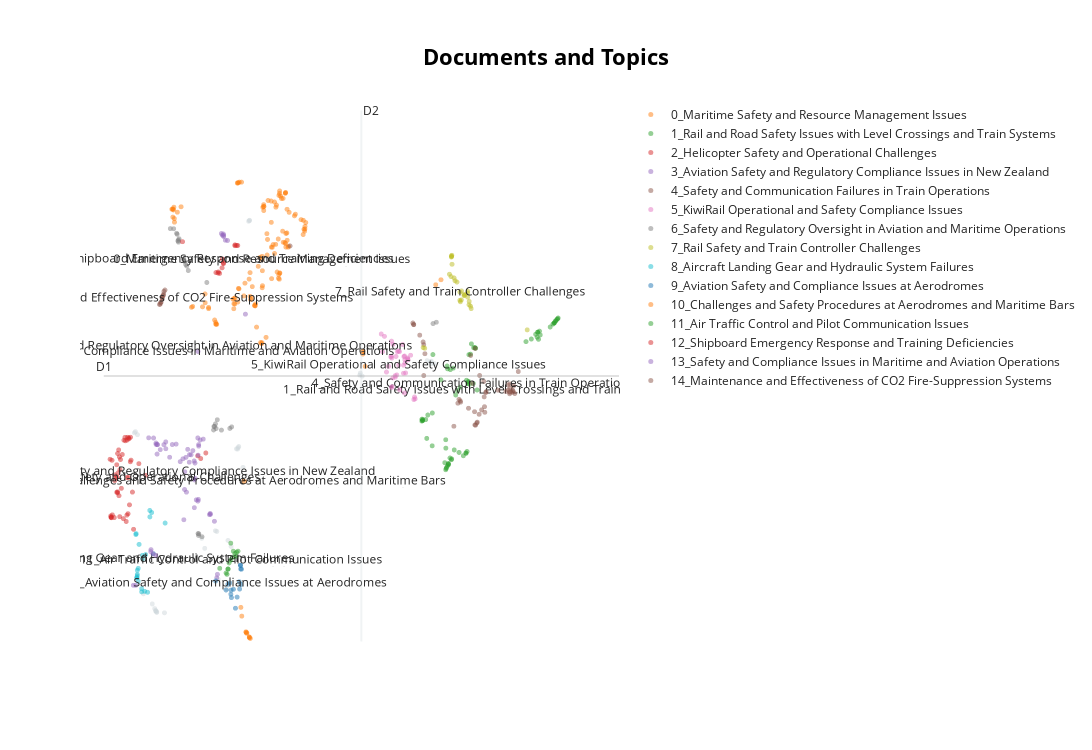
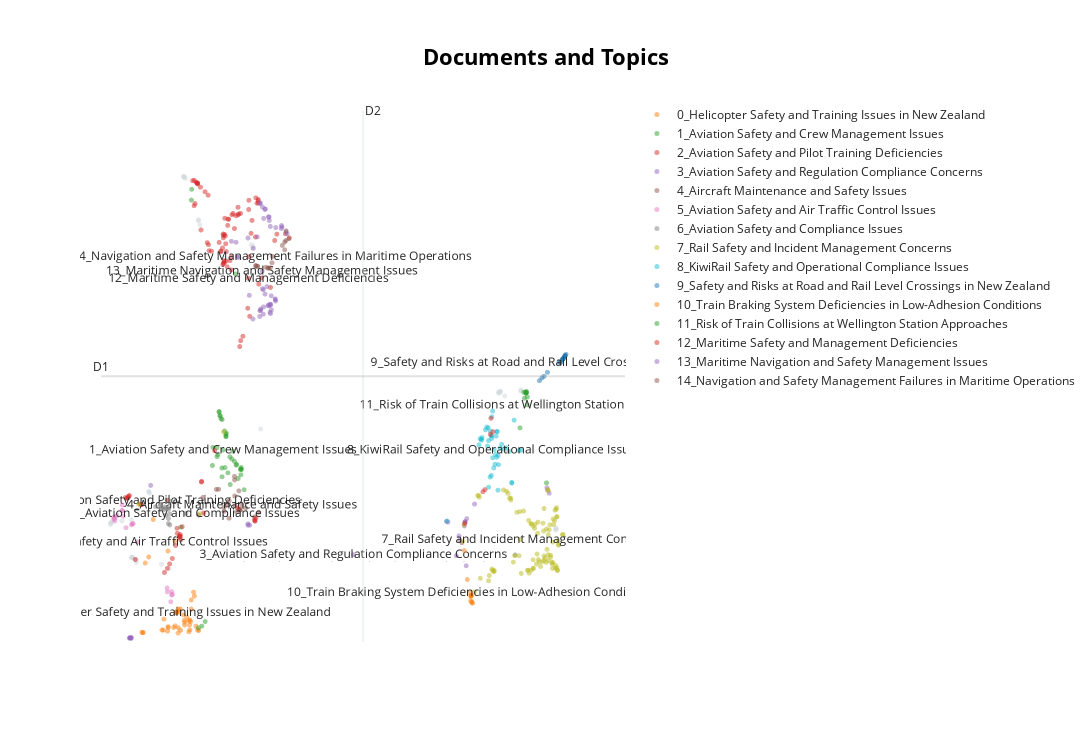
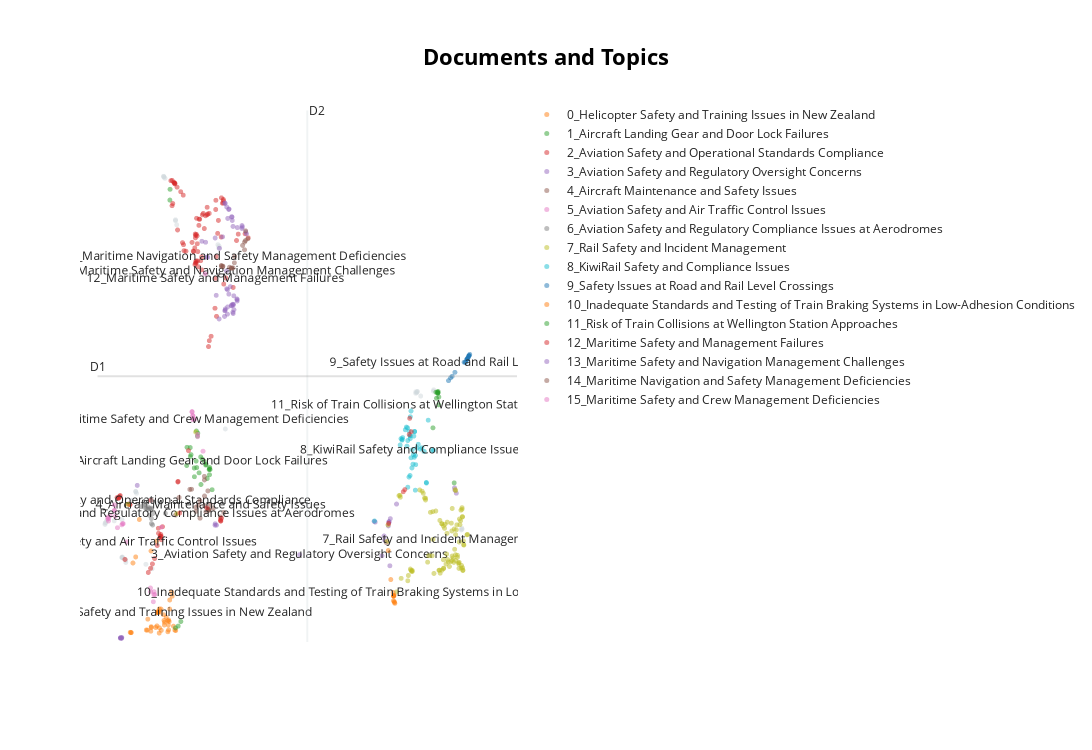

Write notebook code for charts like these, in order.
### Markdown cell above
There are many that are good. It all depends on what consititues a good topic model. I feel that one that has a small amount of outliers as well as a decent amount of topics is quite suitable.

Here are some that seem intersting

### Code cell
# Get row that has id 2908

rows = lengthened_combined_topic_counts.query('id in [419, 2512, 2518]')


for i, row in rows.iterrows():
    model = row.model
    model.update_topics(
        row['df']['si'].to_list(),
        representation_model = openai_base_representation_model
    )
    display(make_visualization(model, row['df'], save=True, name=f"{i}.html"))
    display(model.get_topic_info())
